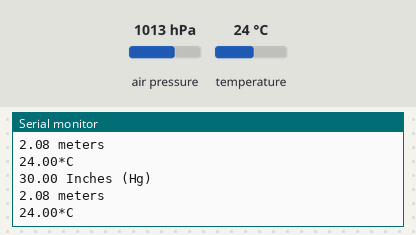
The sketch below on a simulated ESP32. Parts: the last lines printed to the serial monitor. The inputs (shaded band) are chosen by the test bench; at power-on: air pressure 1013 hPa, temperature 24 °C.

Above: at 1.2 s.
1.3 s: air pressure set to 952 hPa
At 1.7 s:
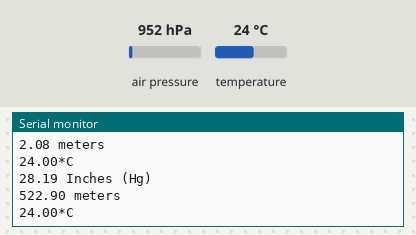
2.8 s: temperature set to 12 °C
At 3.21 s:
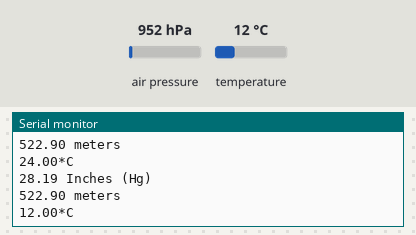
4.3 s: air pressure set to 975 hPa
At 4.73 s:
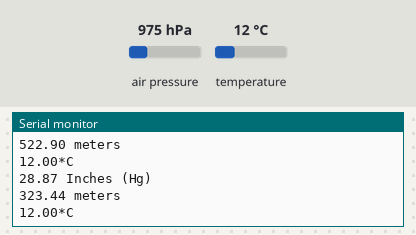
Timing chart, 0 to 7.3 s (numbered marks = the images above; inputs shaded):
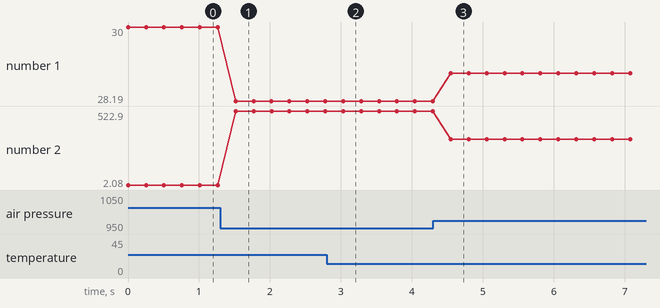

The sketch:

mpl3115a2.ino
```cpp
#include <Wire.h>
#include <Adafruit_MPL3115A2.h>

Adafruit_MPL3115A2 baro = Adafruit_MPL3115A2();

void setup() {
  Serial.begin(115200);
  Wire.begin(21, 22);
}

void loop() {

  if (! baro.begin()) {
    Serial.println("Couldnt find sensor");
    return;
  }

  float pascals = baro.getPressure();
  // Our weather page presents pressure in Inches (Hg)
  // Use http://www.onlineconversion.com/pressure.htm for other units
  Serial.print(pascals/3377); Serial.println(" Inches (Hg)");

  float altm = baro.getAltitude();
  Serial.print(altm); Serial.println(" meters");

  float tempC = baro.getTemperature();
  Serial.print(tempC); Serial.println("*C");

  delay(250);
}
```

Measured:
- after the input at 1.3 s, the serial monitor: prints a new line after 0.22 s (image 1)
- after the input at 2.8 s, the serial monitor: prints a new line after 0.23 s (image 2)
- after the input at 4.3 s, the serial monitor: prints a new line after 0.25 s (image 3)
- plotted number 1: 30 → 28.19 after the input at 1.3 s, 28.19 → 28.87 after the input at 4.3 s
- plotted number 2: 2.08 → 522.9 after the input at 1.3 s, 522.9 → 323.44 after the input at 4.3 s
